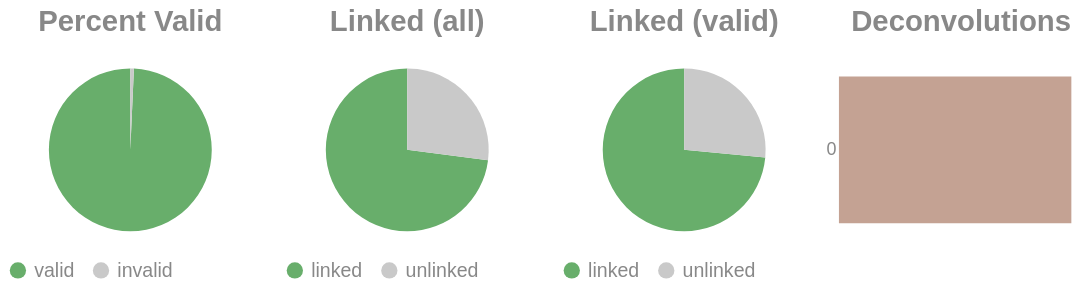

The notebook cell this image was saved under:
### Code cell
if SKIPLR:
    pass
else:
    clash = Counter()
    for i in valids['molecule'].to_list():
        _mol = i.split("-")
        if len(_mol) == 1:
            clash.update('0')
        else:
            clash.update(_mol[-1])

    _d = {"deconvolutions": [], 'count': []}
    for k,v in clash.items():
        _d['deconvolutions'].append(k)
        _d['count'].append(v)

    tot_valid = valids['reads'].sum()
    mask = valids['reads'] >= 2
    n_linked_reads = valids.filter(mask)['reads'].sum()
    if n_linked_reads == 0:
        print_html("No linked molecules (>=2 reads) were detected; skipping linked-only distributions.")
        SKIPLR = True
    else:
        perc_valid = round(tot_valid / n_reads, 4)
        linked_perc_abs = round(n_linked_reads / n_reads, 4)
        linked_perc = round(n_linked_reads / tot_valid, 4)

    _valid = pl.DataFrame({"valids": ['valid', 'invalid'], "count": [tot_valid, n_reads - tot_valid]})
    _linked_abs = pl.DataFrame({"linked (absolute)": ['linked', 'unlinked'], "count": [n_linked_reads, n_reads - n_linked_reads]})
    _linked_rel = pl.DataFrame({"linked (valids)": ['linked', 'unlinked'], "count": [n_linked_reads, tot_valid - n_linked_reads]})

    (
        alt.hconcat(
            piechart(_valid, goodval = 'valid', title = "Percent Valid"),
            piechart(_linked_abs, goodval = "linked", title =  "Linked (all)"),
            piechart(_linked_rel, goodval = "linked", title =  "Linked (valid)"),
            convolutionbar(pl.DataFrame(_d), title = "Deconvolutions"),
            center = True,
            bounds = 'flush'
        )
        .resolve_scale(color='independent')
        .resolve_legend('independent')
        .properties(usermeta={'embedOptions': {"actions": False}})
    ).display()

### Figure 1 — Vega-Lite specification as saved in the notebook (floating-point values rounded to 4 significant figures)
{"width": "container", "height": 400, "config": {"title": {"anchor": "start", "dy": -15, "fontSize": 18, "color": "#888888", "subtitleColor": "#888888", "subtitleFontSize": 14}, "arc": {"fill": "#0072B2"}, "axis": {"domainColor": "#888888", "domainWidth": 0.5, "gridWidth": 0.2, "grid": false, "titleFontWeight": 400, "titleFontSize": 15, "labelFontSize": 11, "labelColor": "#888888", "tickColor": "#888888", "tickWidth": 0.2, "titleColor": "#888888"}, "axisBand": {"grid": false}, "axisX": {"grid": true, "tickSize": 10, "domainCap": "round"}, "axisY": {"domain": false, "grid": true, "tickSize": 0, "domainCap": "round"}, "background": "transparent", "header": {"labelFontSize": 15, "labelColor": "#888888", "titleFontSize": 15, "titleFontWeight": 600, "titleColor": "#888888"}, "legend": {"labelFont": "sans-serif", "labelFontSize": 12, "labelColor": "#888888", "symbolSize": 100, "symbolType": "circle", "titleFontSize": 12, "titlePadding": 10, "titleColor": "#888888", "title": null}, "range": {"category": ["#E69F00", "#56B4E9", "#009E73", "#F0E442", "#0072B2", "#D55E00", "#CC79A7", "#000000"], "diverging": ["#cfe8f3", "#a2d4ec", "#73bfe2", "#46abdb", "#1696d2", "#12719e"]}, "area": {"fill": "#0072B2", "fillOpacity": 0.7, "line": true, "strokeOpacity": 0.7}, "line": {"color": "#0072B2", "stroke": "#0072B2", "strokeWidth": 2}, "trail": {"color": "#0072B2", "stroke": "#0072B2", "strokeWidth": 0, "size": 1}, "point": {"filled": true, "fillOpacity": 1.0, "size": 95}, "text": {"color": "#888888", "fontSize": 11, "align": "right", "fontWeight": 400, "size": 11}, "bar": {"fill": "#0072B2", "stroke": null}, "view": {"stroke": null, "continuousWidth": 660, "continuousHeight": 400}}, "hconcat": [{"data": {"name": "data-bf349862ece76b07847153f961554ad2"}, "mark": {"type": "arc"}, "encoding": {"color": {"field": "valids", "legend": {"orient": "bottom", "title": null}, "scale": {"domain": ["valid", "invalid"], "range": ["#68ae6b", "#C9C9C9"]}, "title": "Valids", "type": "nominal"}, "theta": {"field": "count", "type": "quantitative"}, "tooltip": [{"field": "valids", "title": "Valids", "type": "ordinal"}, {"field": "percent", "format": ".2%", "title": "Percent", "type": "quantitative"}, {"field": "count", "title": "Count", "type": "quantitative"}]}, "height": 100, "title": {"text": "Percent Valid", "align": "center", "anchor": "middle"}, "transform": [{"calculate": "datum.count / 10390988", "as": "percent"}], "width": 150}, {"data": {"name": "data-535e4ecb7c612760dab0f11d258b60a6"}, "mark": {"type": "arc"}, "encoding": {"color": {"field": "linked (absolute)", "legend": {"orient": "bottom", "title": null}, "scale": {"domain": ["linked", "unlinked"], "range": ["#68ae6b", "#C9C9C9"]}, "title": "Linked (Absolute)", "type": "nominal"}, "theta": {"field": "count", "type": "quantitative"}, "tooltip": [{"field": "linked (absolute)", "title": "Linked (Absolute)", "type": "ordinal"}, {"field": "percent", "format": ".2%", "title": "Percent", "type": "quantitative"}, {"field": "count", "title": "Count", "type": "quantitative"}]}, "height": 100, "title": {"text": "Linked (all)", "align": "center", "anchor": "middle"}, "transform": [{"calculate": "datum.count / 10390988", "as": "percent"}], "width": 150}, {"data": {"name": "data-9bf6be24e2cbfdbf5048f29654b3486a"}, "mark": {"type": "arc"}, "encoding": {"color": {"field": "linked (valids)", "legend": {"orient": "bottom", "title": null}, "scale": {"domain": ["linked", "unlinked"], "range": ["#68ae6b", "#C9C9C9"]}, "title": "Linked (Valids)", "type": "nominal"}, "theta": {"field": "count", "type": "quantitative"}, "tooltip": [{"field": "linked (valids)", "title": "Linked (Valids)", "type": "ordinal"}, {"field": "percent", "format": ".2%", "title": "Percent", "type": "quantitative"}, {"field": "count", "title": "Count", "type": "quantitative"}]}, "height": 100, "title": {"text": "Linked (valid)", "align": "center", "anchor": "middle"}, "transform": [{"calculate": "datum.count / 10317890", "as": "percent"}], "width": 150}, {"data": {"name": "data-6d3a8007e9a078d770cc872cce286d9c"}, "mark": {"type": "bar"}, "encoding": {"color": {"field": "deconvolutions", "legend": null, "scale": {"scheme": "lightgreyred"}, "type": "nominal"}, "tooltip": [{"field": "deconvolutions", "title": "Deconvolutions", "type": "ordinal"}, {"field": "percent", "format": ".2%", "title": "Percent", "type": "quantitative"}, {"field": "count", "title": "Count", "type": "quantitative"}], "x": {"axis": null, "field": "count", "type": "quantitative"}, "y": {"field": "deconvolutions", "sort": "ascending", "title": null, "type": "nominal"}}, "height": 100, "title": {"text": "Deconvolutions", "align": "center", "anchor": "middle"}, "transform": [{"calculate": "datum.count / 4280182", "as": "percent"}], "width": 150}], "bounds": "flush", "center": true, "resolve": {"legend": {"angle": "independent"}, "scale": {"color": "independent"}}, "usermeta": {"embedOptions": {"actions": false}}, "$schema": "https://vega.github.io/schema/vega-lite/v6.1.0.json", "datasets": {"data-bf349862ece76b07847153f961554ad2": [{"valids": "valid", "count": 10317890}, {"valids": "invalid", "count": 73098}], "data-535e4ecb7c612760dab0f11d258b60a6": [{"linked (absolute)": "linked", "count": 7584220}, {"linked (absolute)": "unlinked", "count": 2806768}], "data-9bf6be24e2cbfdbf5048f29654b3486a": [{"linked (valids)": "linked", "count": 7584220}, {"linked (valids)": "unlinked", "count": 2733670}], "data-6d3a8007e9a078d770cc872cce286d9c": [{"deconvolutions": "0", "count": 4280182}]}}
